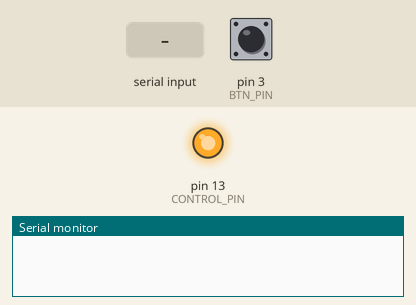
Bench run of a program on a simulated Arduino Pro Mini, built with avr-gcc and run on an emulated ATmega328P. On the bench: output pins drawn as LEDs (lit = HIGH), the last lines printed to the serial monitor. The inputs (shaded band) are chosen by the test bench; at power-on: pin 3 (BTN_PIN) HIGH. EEPROM starts erased; pins used as bus, display or sensor lines are not drawn.

Above: at 1.2 s.
1.3 s: "d" received over Serial
At 2.5 s:
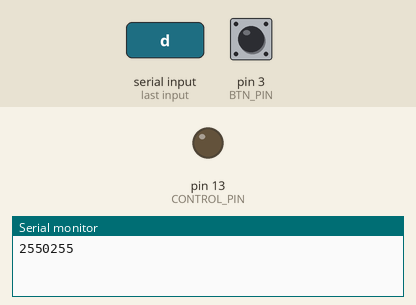
2.8 s: "a" received over Serial
At 3.9 s:
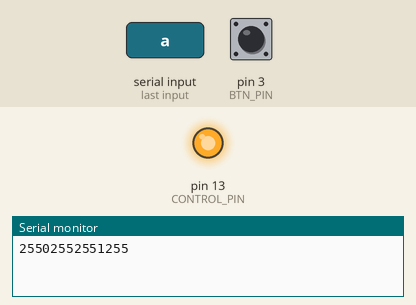
Timing chart, 0 to 5.8 s (numbered marks = the images above; inputs shaded):
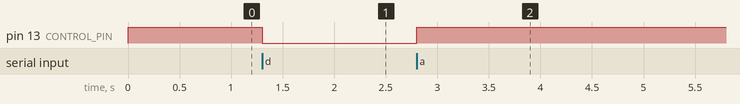

The program:

main.cpp
```cpp
#include <Arduino.h>
#include <GyverButton.h>
#include <EEPROM.h>

#define CONTROL_PIN 13
#define BTN_PIN 3
#define BT_POWER_PIN 4

enum modes
{
    off,
    on,
    invert
};

bool lockFlag = true;
bool activeFlag = false;
bool repairFlag = false;

GButton btn(BTN_PIN, HIGH_PULL, NORM_OPEN);

void sendState_scoot()
{
    Serial.print(String(lockFlag) + String(activeFlag) + String(repairFlag)); // lock activ format
}

void activatioMode_scoot(uint8_t m)
{
    switch (m)
    {
    case off:
        digitalWrite(CONTROL_PIN, LOW);
        activeFlag = false;
        break;
    case on:
        digitalWrite(CONTROL_PIN, HIGH);
        activeFlag = true;
        break;
    case invert:
        digitalWrite(CONTROL_PIN, !digitalRead(CONTROL_PIN));
        activeFlag = !activeFlag;
        break;
    }

    EEPROM.put(1, activeFlag);
    sendState_scoot();
}

void lock_scoot()
{
    lockFlag = true;
    EEPROM.put(0, lockFlag);
    activatioMode_scoot(off);
}

void unlock_scoot()
{
    lockFlag = false;
    EEPROM.put(0, lockFlag);
    sendState_scoot();
}

// void restart_bt(uint16_t t)
// {
//     digitalWrite(BT_POWER_PIN, LOW);
//     delay(t);
//     digitalWrite(BT_POWER_PIN, HIGH);
// }

void btnHeadler()
{
    btn.tick();

    if (btn.isSingle())
    {
        if (!lockFlag)
            activatioMode_scoot(invert); // lock invertion
    }
    else if (btn.isHolded())
    {
        if (!lockFlag)
            // {
            if (!repairFlag)
                lock_scoot(); // lock
        // }
        // else
        //     restart_bt(2000);
    }

    btn.resetStates();
}

void setup(void)
{
    Serial.begin(115200);

    pinMode(CONTROL_PIN, OUTPUT);
    pinMode(BT_POWER_PIN, OUTPUT);

    digitalWrite(CONTROL_PIN, LOW);
    digitalWrite(BT_POWER_PIN, HIGH);

    // EEPROM.put(0, lockFlag);
    // EEPROM.put(1, activeFlag);
    // EEPROM.put(2, repairFlag);

    EEPROM.get(0, lockFlag);
    EEPROM.get(1, activeFlag);
    EEPROM.get(2, repairFlag);

    // Serial.println(lockFlag);
    // Serial.println(activeFlag);
    // Serial.println(repairFlag);

    activeFlag ? digitalWrite(CONTROL_PIN, HIGH) : digitalWrite(CONTROL_PIN, LOW);
}

void loop(void)
{
    btnHeadler();

    if (Serial.available())
    {
        char n = Serial.read();

        switch (n)
        {
        case 'l': // lock
            if (!repairFlag)
                lock_scoot();
            break;

        case 'u': // unlock
            if (!repairFlag)
                unlock_scoot();
            break;

        case 'a': // activate
            if (!repairFlag)
            {
                lockFlag = false;
                EEPROM.put(0, lockFlag);
            }
            activatioMode_scoot(on);
            break;

        case 'd': // deactivate
            activatioMode_scoot(off);
            break;

        case 'r': // repair
            repairFlag = !repairFlag;
            EEPROM.put(2, repairFlag);

            if (lockFlag)
                unlock_scoot();
            else
                sendState_scoot();
            break;

        case 's': // status
            sendState_scoot();
            break;
        }
    }
}
```

Measured:
- after the input at 1.3 s, pin 13 (CONTROL_PIN): HIGH → LOW at once
- after the input at 2.8 s, pin 13 (CONTROL_PIN): LOW → HIGH at once
